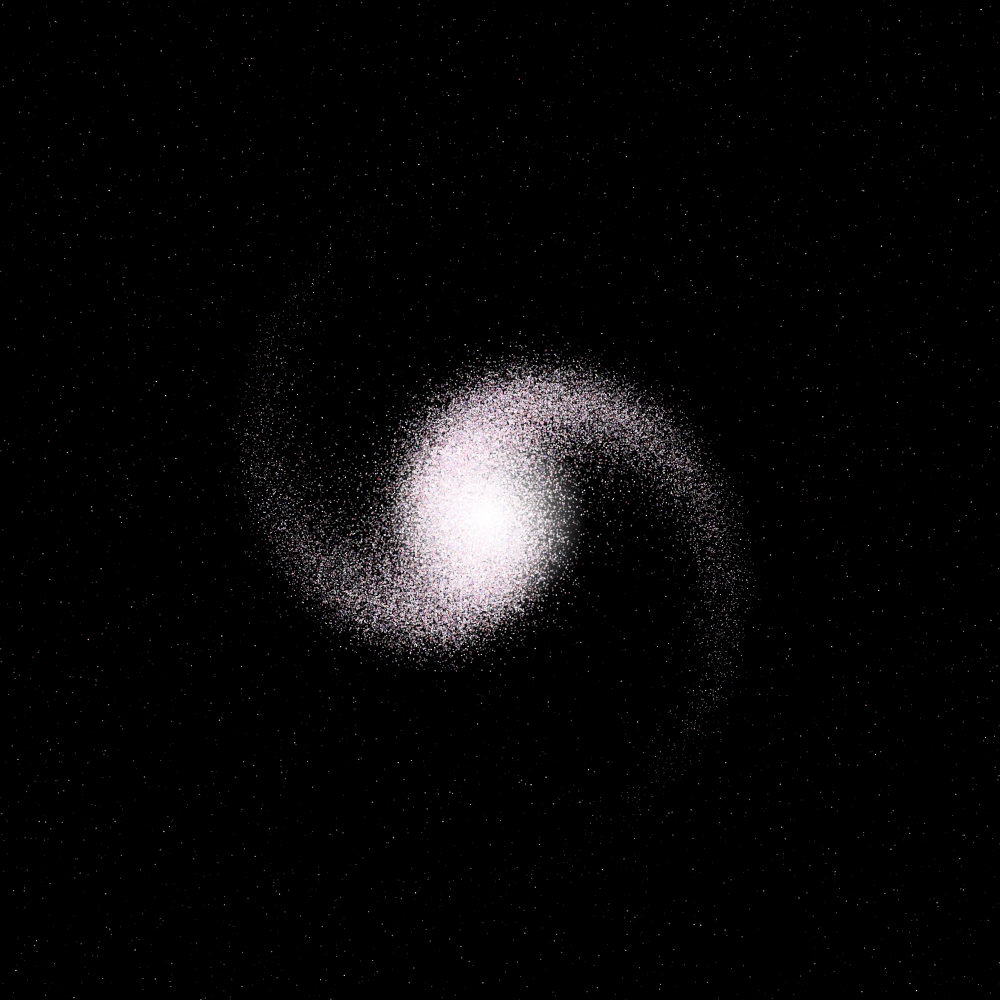
Frame 1 (no input)
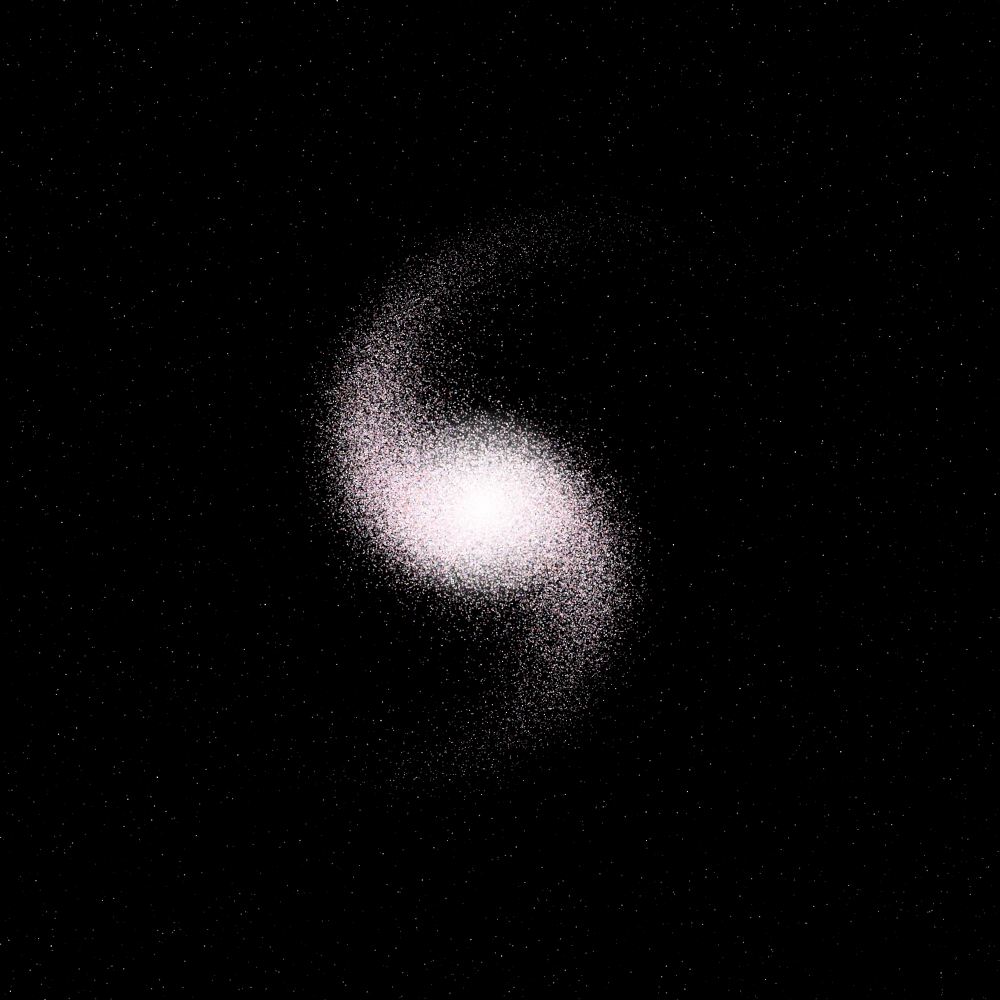
Frame 2 (the mouse pressed at the canvas centre, redrawn once)

The p5.js sketch that drew these frames (run headless with seeded random() and noise() and a simulated clock; the mouse was pressed at the canvas centre and the sketch redrawn once):

// p5.js sketch
// ── sketch.js
// Maybe more colors and more variation in star size might give it a little bit more depth.

function setup() {
  colorMode(HSB, 100);
  createCanvas(1000, 1000);
}

function draw() {
  background(0,0,0);
  let base_hue = Math.random()*100


  for (let i = 0; i < 10000; i++) {
    let x = random(width); // random x position within the canvas
    let y = random(height); // random y position within the canvas
    let my_hue = gaussianRandom(base_hue,.1)
    let my_sat = gaussianRandom(8, 20)
    let my_alpha = gaussianRandom(30, 30)
    let star_size = Math.random()*1.5

    my_color = color(my_hue, my_sat, 100, my_alpha)
    star(x,y, star_size, my_color)
  }


  let originx = gaussianRandom(500,20)
  let originy = gaussianRandom(500,15)
  let angle = Math.random()*360
  let swirl = gaussianRandom(0,.5)

  for (let i = 0; i < 100000; i++) {
    let x = gaussianRandom(500,100)
    let y = gaussianRandom(500,40)

    let distance = getDistance(originx,originy,x,y)
    let scaled_angle = (distance * swirl) + angle
    let rotated = my_rotate(originx, originy, x, y, scaled_angle)

    let star_size = (Math.pow((1000-distance),2)*.000002)
    let my_hue = gaussianRandom(base_hue,20)
    let my_sat = gaussianRandom(8, 20)
    let my_alpha = gaussianRandom(30, 30)

    my_color = color(my_hue, my_sat, 100, my_alpha)

    if (star_size > 0){
      star(rotated[0],rotated[1], star_size, my_color)
    }
  } 

  circularGradient(originx,originy, 100)

  noLoop();

}


function circularGradient(x, y, r) {
  let gradient = drawingContext.createRadialGradient(x, y, 0, x, y, r);
  gradient.addColorStop(0, 'rgba(255, 255, 255, 1)');
  gradient.addColorStop(1, 'rgba(255, 255, 255, 0)');
  drawingContext.fillStyle = gradient;
  drawingContext.arc(x, y, r, 0, 2 * PI);
  drawingContext.fill();
}


function star(x,y, size, color){
  strokeWeight(size)
  stroke(color)
  point(x,y)
}


// https://stackoverflow.com/questions/25582882/javascript-math-random-normal-distribution-gaussian-bell-curve 
function gaussianRandom(mean=0, stdev=1) {
  let u = 1 - Math.random(); //Converting [0,1) to (0,1)
  let v = Math.random();
  let z = Math.sqrt( -2.0 * Math.log( u ) ) * Math.cos( 2.0 * Math.PI * v );
  // Transform to the desired mean and standard deviation:
  return z * stdev + mean;
}

// https://stackoverflow.com/questions/17410809/how-to-calculate-rotation-in-2d-in-javascript
function my_rotate(cx, cy, x, y, angle) {
  var radians = (Math.PI / 180) * angle,
      cos = Math.cos(radians),
      sin = Math.sin(radians),
      nx = (cos * (x - cx)) + (sin * (y - cy)) + cx,
      ny = (cos * (y - cy)) - (sin * (x - cx)) + cy;
  return [nx, ny];
}

function getDistance(xA, yA, xB, yB) { 
	const xDiff = xA - xB; 
	const yDiff = yA - yB; 
	return Math.sqrt(xDiff * xDiff + yDiff * yDiff);
}
